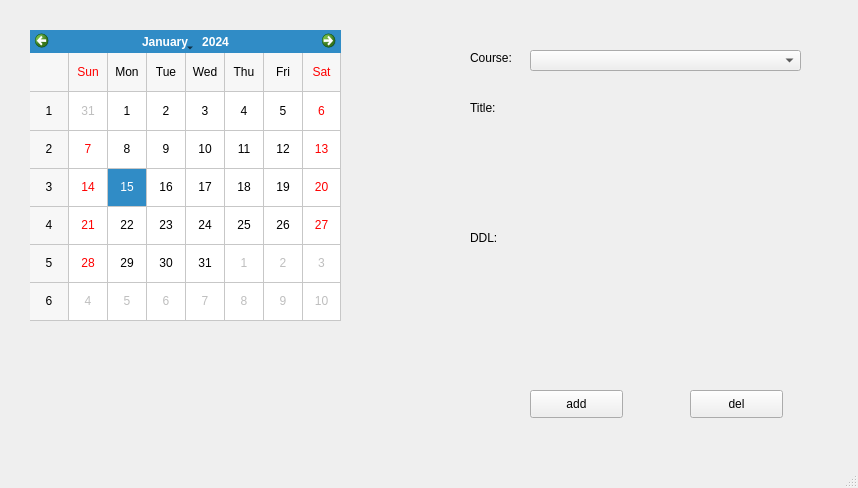
<?xml version="1.0" encoding="UTF-8"?>
<ui version="4.0">
 <class>MainWindow</class>
 <widget class="QMainWindow" name="MainWindow">
  <property name="geometry">
   <rect>
    <x>0</x>
    <y>0</y>
    <width>858</width>
    <height>488</height>
   </rect>
  </property>
  <property name="windowTitle">
   <string>calendar</string>
  </property>
  <widget class="QWidget" name="centralwidget">
   <widget class="QCalendarWidget" name="calendarWidget">
    <property name="geometry">
     <rect>
      <x>30</x>
      <y>30</y>
      <width>311</width>
      <height>291</height>
     </rect>
    </property>
    <property name="firstDayOfWeek">
     <enum>Qt::Sunday</enum>
    </property>
    <property name="gridVisible">
     <bool>true</bool>
    </property>
   </widget>
   <widget class="QPushButton" name="pushButton_del">
    <property name="geometry">
     <rect>
      <x>690</x>
      <y>390</y>
      <width>93</width>
      <height>28</height>
     </rect>
    </property>
    <property name="text">
     <string>del</string>
    </property>
   </widget>
   <widget class="QComboBox" name="comboBox">
    <property name="geometry">
     <rect>
      <x>530</x>
      <y>50</y>
      <width>271</width>
      <height>21</height>
     </rect>
    </property>
   </widget>
   <widget class="QLabel" name="label_2">
    <property name="geometry">
     <rect>
      <x>470</x>
      <y>50</y>
      <width>72</width>
      <height>15</height>
     </rect>
    </property>
    <property name="text">
     <string>Course:</string>
    </property>
   </widget>
   <widget class="QLabel" name="label_3">
    <property name="geometry">
     <rect>
      <x>470</x>
      <y>100</y>
      <width>72</width>
      <height>15</height>
     </rect>
    </property>
    <property name="text">
     <string>Title:</string>
    </property>
   </widget>
   <widget class="QLabel" name="label_4">
    <property name="geometry">
     <rect>
      <x>470</x>
      <y>230</y>
      <width>72</width>
      <height>15</height>
     </rect>
    </property>
    <property name="text">
     <string>DDL:</string>
    </property>
   </widget>
   <widget class="QPushButton" name="pushButton_add">
    <property name="geometry">
     <rect>
      <x>530</x>
      <y>390</y>
      <width>93</width>
      <height>28</height>
     </rect>
    </property>
    <property name="text">
     <string>add</string>
    </property>
   </widget>
   <widget class="QLabel" name="label_title">
    <property name="geometry">
     <rect>
      <x>540</x>
      <y>100</y>
      <width>251</width>
      <height>81</height>
     </rect>
    </property>
    <property name="text">
     <string/>
    </property>
    <property name="wordWrap">
     <bool>true</bool>
    </property>
   </widget>
   <widget class="QLabel" name="label_ddl">
    <property name="geometry">
     <rect>
      <x>530</x>
      <y>240</y>
      <width>231</width>
      <height>71</height>
     </rect>
    </property>
    <property name="text">
     <string/>
    </property>
   </widget>
  </widget>
  <widget class="QMenuBar" name="menubar">
   <property name="geometry">
    <rect>
     <x>0</x>
     <y>0</y>
     <width>858</width>
     <height>26</height>
    </rect>
   </property>
  </widget>
  <widget class="QStatusBar" name="statusbar"/>
 </widget>
 <resources/>
 <connections/>
</ui>
